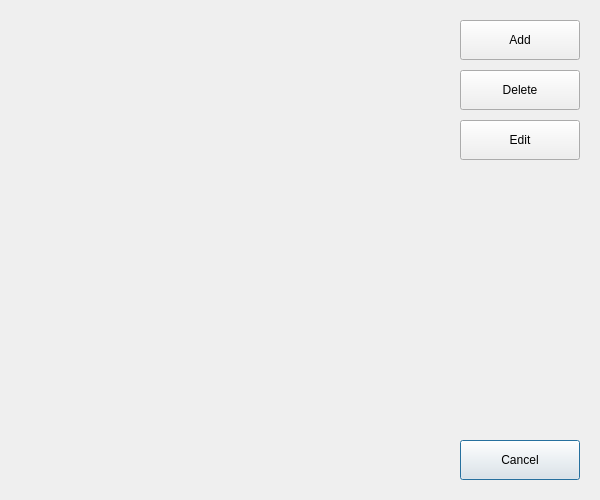
<?xml version="1.0" encoding="UTF-8"?>
<ui version="4.0">
 <class>UserSetupDialog</class>
 <widget class="QDialog" name="UserSetupDialog">
  <property name="geometry">
   <rect>
    <x>0</x>
    <y>0</y>
    <width>600</width>
    <height>500</height>
   </rect>
  </property>
  <property name="windowTitle">
   <string>MachineSetupDialog</string>
  </property>
  <widget class="QPushButton" name="pbCancel">
   <property name="geometry">
    <rect>
     <x>460</x>
     <y>440</y>
     <width>120</width>
     <height>40</height>
    </rect>
   </property>
   <property name="text">
    <string>Cancel</string>
   </property>
  </widget>
  <widget class="QPushButton" name="pbAdd">
   <property name="geometry">
    <rect>
     <x>460</x>
     <y>20</y>
     <width>120</width>
     <height>40</height>
    </rect>
   </property>
   <property name="text">
    <string>Add</string>
   </property>
  </widget>
  <widget class="QPushButton" name="pbDelete">
   <property name="geometry">
    <rect>
     <x>460</x>
     <y>70</y>
     <width>120</width>
     <height>40</height>
    </rect>
   </property>
   <property name="text">
    <string>Delete</string>
   </property>
  </widget>
  <widget class="QPushButton" name="pbEdit">
   <property name="geometry">
    <rect>
     <x>460</x>
     <y>120</y>
     <width>120</width>
     <height>40</height>
    </rect>
   </property>
   <property name="text">
    <string>Edit</string>
   </property>
  </widget>
 </widget>
 <layoutdefault spacing="6" margin="11"/>
 <resources/>
 <connections/>
</ui>
